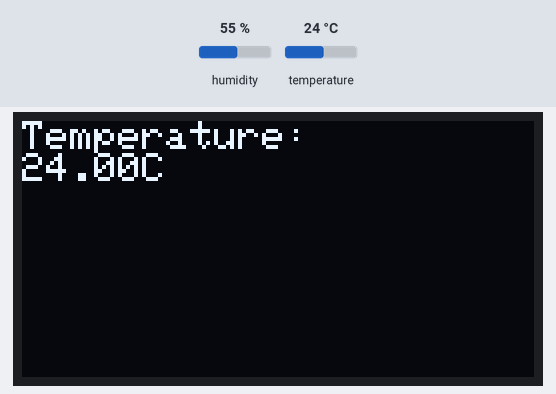
Simulated run of this sketch. Board: ESP32. On the bench: 128×64 one-colour display. The inputs (shaded band) are chosen by the test bench; at power-on: temperature 24 °C, humidity 55 %.

Above: at 3.2 s.
3.3 s: temperature set to 12 °C
At 4.7 s:
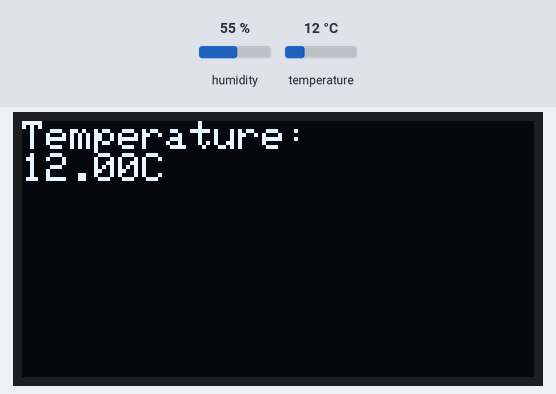
6.0 s: temperature set to 19 °C
8.7 s: temperature set to 28 °C
At 11.1 s:
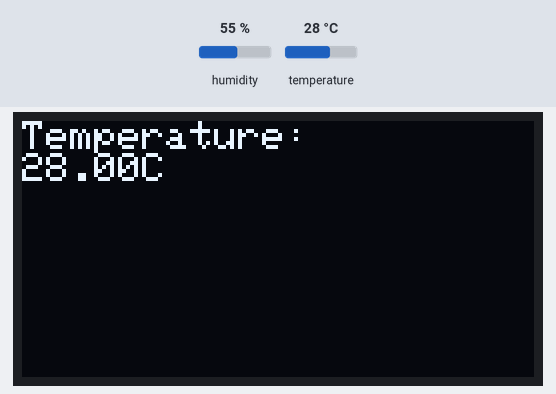
Timing chart, 0 to 12.6 s (numbered marks = the images above; inputs shaded):
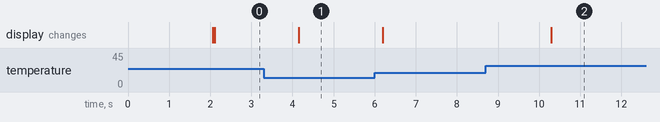

Measured:
- after the input at 3.3 s, the display: changes after 0.85 s (image 1)
- after the input at 8.7 s, the display: changes after 1.6 s (image 2)

The sketch:

Project4.ino
```cpp
#include <Wire.h>
#include <DHT.h>
#include <Adafruit_GFX.h>
#include <Adafruit_SSD1306.h>
#define SCREEN_WIDTH 128  // OLED display width, in pixels
#define SCREEN_HEIGHT 64  // OLED display height, in pixels
// Declaration for an SSD1306 display connected to I2C (SDA, SCL pins)
Adafruit_SSD1306 display(SCREEN_WIDTH, SCREEN_HEIGHT, &Wire, -1);

//#define ESP32
#ifdef ESP32
#define DHTPIN 4
#else
#define DHTPIN D4
#endif

#define DHTTYPE DHT11   //DHT22


float temp = 0;
DHT dht(DHTPIN, DHTTYPE);

void setup() {

  Serial.begin(115200);
  dht.begin();
  if (!display.begin(SSD1306_SWITCHCAPVCC, 0x3C)) {  // Address 0x3D for 128x64
    Serial.println(F("SSD1306 allocation failed"));
    for (;;)
      ;
  }
  delay(2000);
  display.clearDisplay();
  display.setTextSize(1);
  display.setTextColor(WHITE);
  display.setCursor(0, 0);
  display.println("Temperature");
  display.display();
}

void loop() {
  temp = dht.readTemperature();
  if (isnan(temp))  {
    Serial.println("Failed to read from DHT sensor!");
    return;
  }
  display.clearDisplay();
  display.setCursor(0, 0);
  display.println("Temperature: ");
  display.print(temp);
  display.print("C ");
  display.display();

  delay(2000);
}
```
